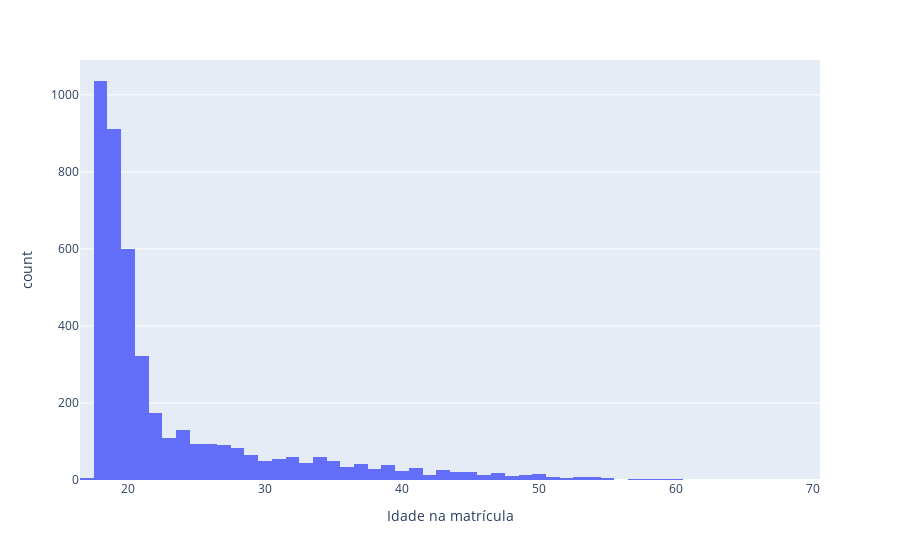

This figure's notebook cell:
### Code cell
import plotly.express as px

hist_estado_civil = px.histogram(df_students, x="Idade na matrícula")
hist_estado_civil.show()

### Figure 1 — Plotly figure (JSON) as saved in the notebook; plotly's stock layout.template omitted (floating-point values rounded to 4 significant figures; data arrays with more than 128 entries replaced by an {"elided": "..."} marker saying what was removed)
{"data": [{"alignmentgroup": "True", "bingroup": "x", "hovertemplate": "Idade na matrícula=%{x}<br>count=%{y}<extra></extra>", "legendgroup": "", "marker": {"color": "#636efa", "pattern": {"shape": ""}}, "name": "", "offsetgroup": "", "orientation": "v", "showlegend": false, "type": "histogram", "x": {"elided": "4424 int values"}, "xaxis": "x", "yaxis": "y"}], "layout": {"barmode": "relative", "legend": {"tracegroupgap": 0}, "margin": {"t": 60}, "xaxis": {"anchor": "y", "domain": [0, 1], "title": {"text": "Idade na matrícula"}}, "yaxis": {"anchor": "x", "domain": [0, 1], "title": {"text": "count"}}}}
